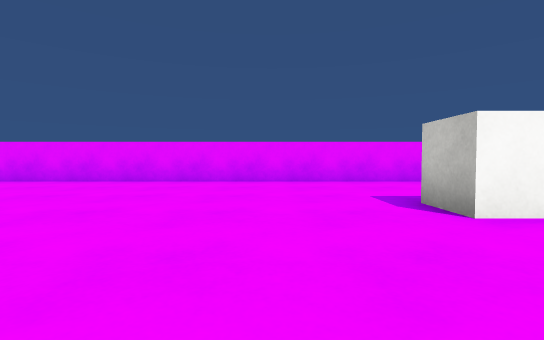
[1] (above)

16 first-person views from a walk through a scene from a Unity 3-D project. The camera is 0.55 m above the floor, tilts 2° down and sees 85° across. The floor is counted in squares, 1 m on a side. Each view is taken from the middle of a square. On the plan, view 1 faces up. The plan holds only what a view shows up to about 9 squares ahead; the rest is blank. The player character is not drawn. Surface patterns are stand-ins for the level's own textures.

[2]
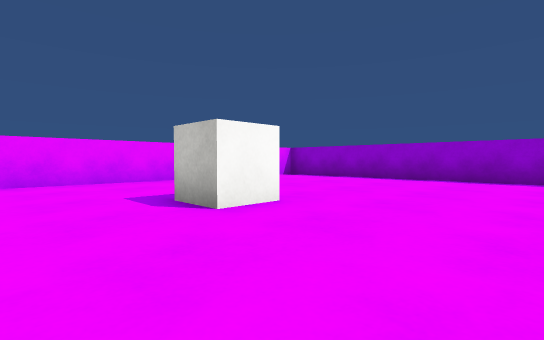

[3]
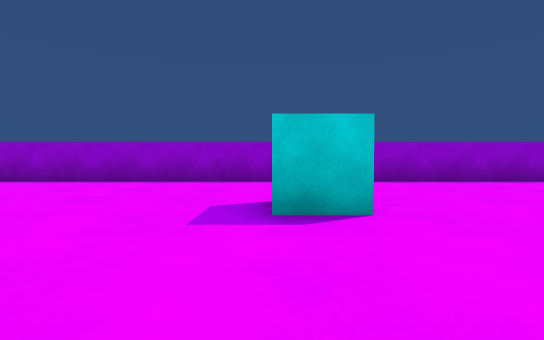

[4]
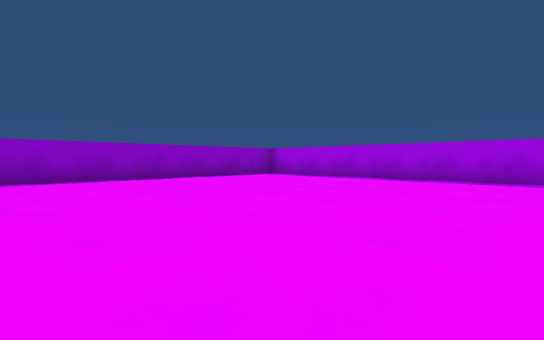

[5]
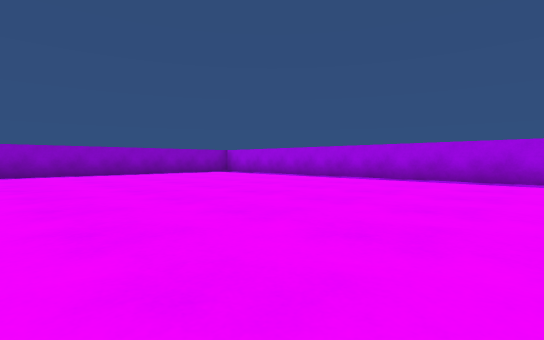

[6]
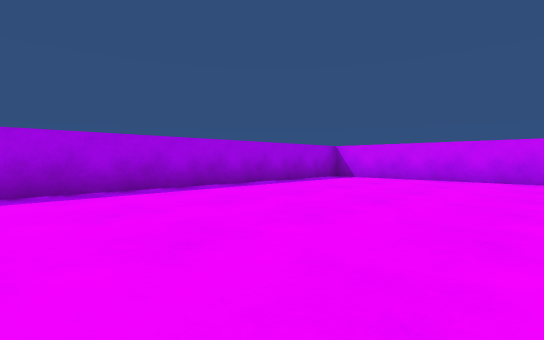

[7]
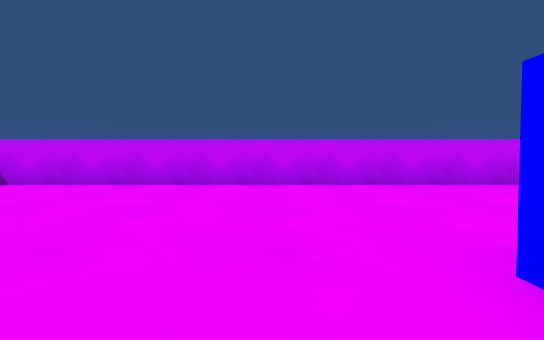

[8]
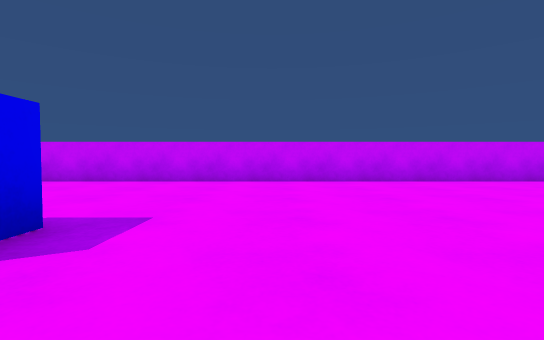

[9]
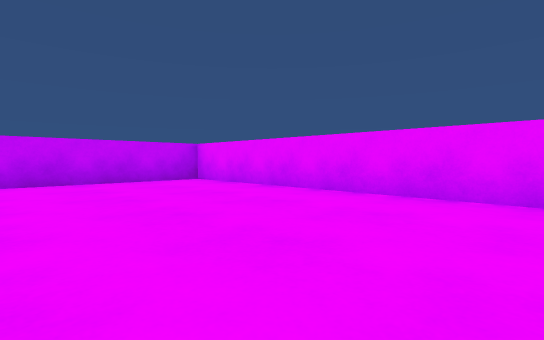

[10]
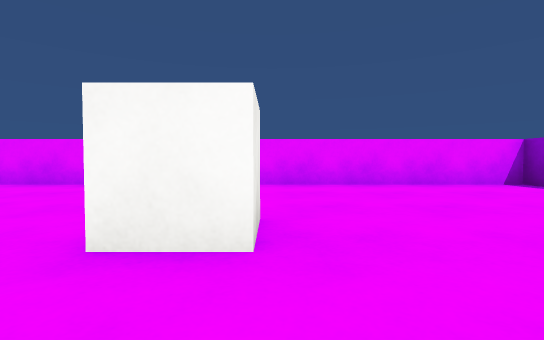

[11]
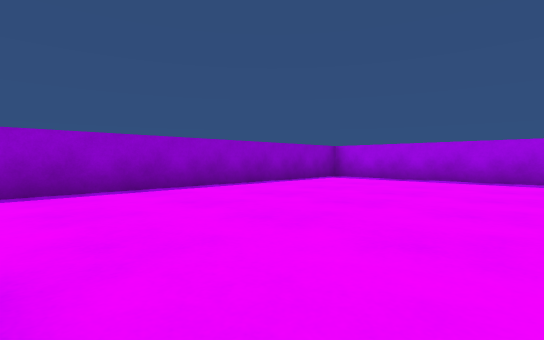

[12]
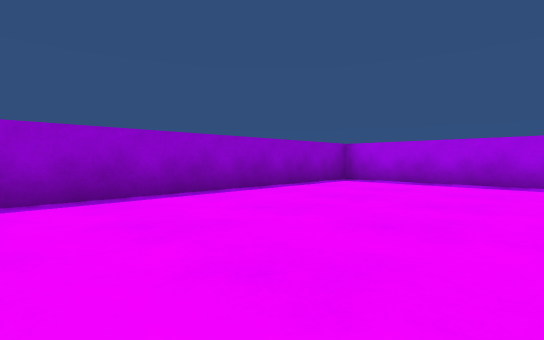

[13]
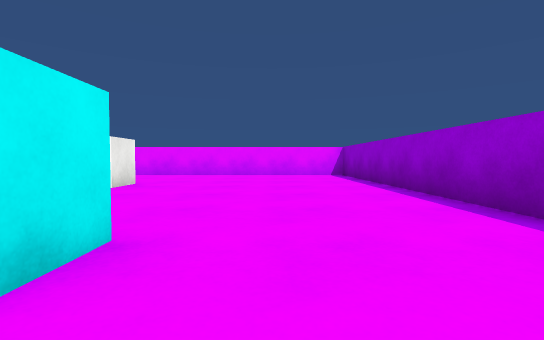

[14]
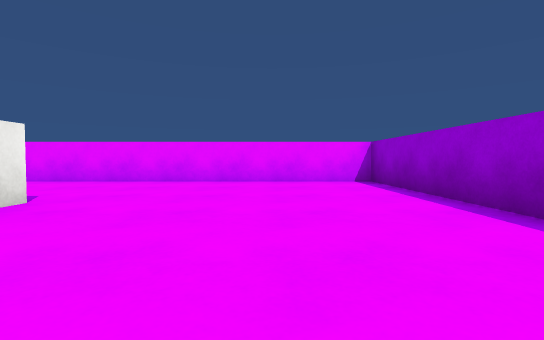

[15]
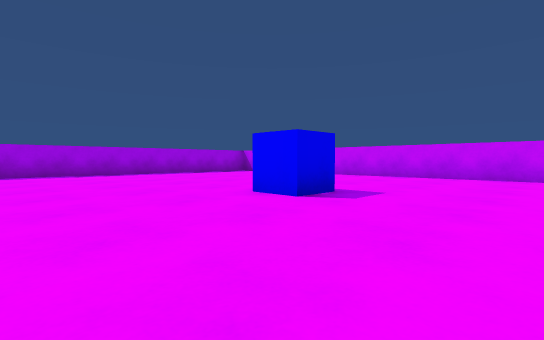

[16]
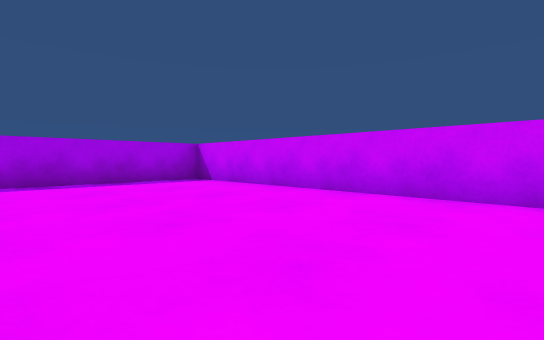

### Floor plan
Points are (right, up) in squares from view 1. A wall is a line through its corners. A room is listed if a view was taken in it or the views show most of it. See-through windows are left out.
Room 1 (views 1, 2, 3, 4, 5, 6, 7, 8, 9, 10, 11, 12, 13, 14, 15, 16)
walls: (-4.5, -1.8) (-3.4, -1.8) (-3.4, -2.9); (3.9, -2.1) (3.9, -1); (4.9, -1) (4.9, -1.9); (2.9, 3.8) (2.9, 2.7) (1.9, 2.7) (1.9, 3.8); (-1.4, 7.5) (-9.5, 7.5) (-9.5, -10.5) (8.5, -10.5) (8.5, 7.5) (0.5, 7.5)
objects: other object (-1, 8) to (0, 8)

Where each view was taken, in squares from view 1:
view 1: 0 up, 0 right, facing up
view 2: 0 up, 0 right, facing up-right
view 3: 1 down, 1 right, facing right
view 4: 2 down, 0 right, facing down-right
view 5: 2 down, 3 left, facing down-right
view 6: 5 down, 1 left, facing down-left
view 7: 4 down, 3 left, facing left
view 8: 0 up, 2 left, facing left
view 9: 3 up, 2 left, facing up-left
view 10: 1 up, 3 right, facing up
view 11: 2 down, 3 right, facing down-right
view 12: 3 down, 4 right, facing down-right
view 13: 3 down, 6 right, facing up
view 14: 0 up, 6 right, facing up
view 15: 1 up, 0 right, facing down-left
view 16: 3 down, 5 left, facing down-left
